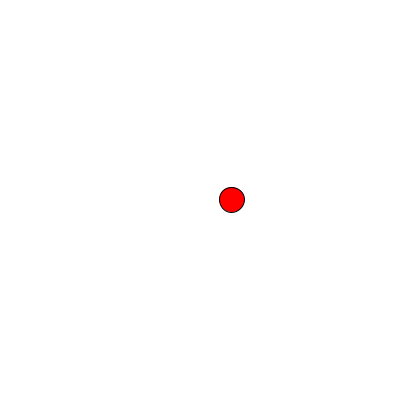
Frame 1 (no input)
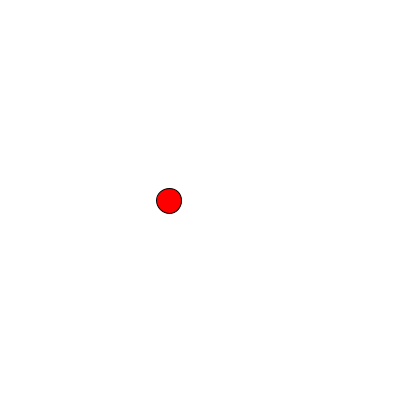
Frame 60 (the mouse pressed at the canvas centre just before this capture)
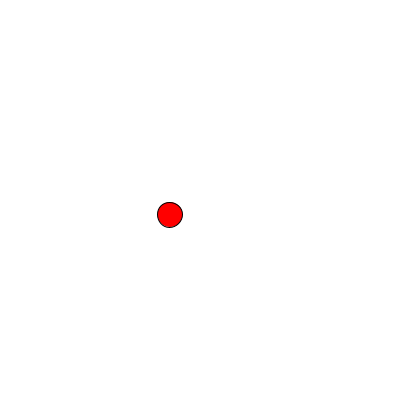
Frame 120 (the mouse held since frame 60 and released just before this capture)

The Processing sketch that drew these frames (run headless with seeded random() and noise(); from frame 60 on, the mouse is pressed at the canvas centre):

// Processing sketch: sketch_250924b
// ── sketch_250924b.pde
//Henry Wrede Black
//small circle that wanders around a blue box

float t1;
float t2;

void setup() {
  size(400, 400);

  t1 = 0;
  t2 = 1;
}

void draw() {
  background(255);

  float x = map(noise(t1), 0, 1, 50, 350);
  float y = map(noise(t2), 0, 1, 150, 250);

  fill(255, 0, 0);
  ellipse(x, y, 25, 25);

  t1 += 0.01;
  t2 += 0.01;
}
